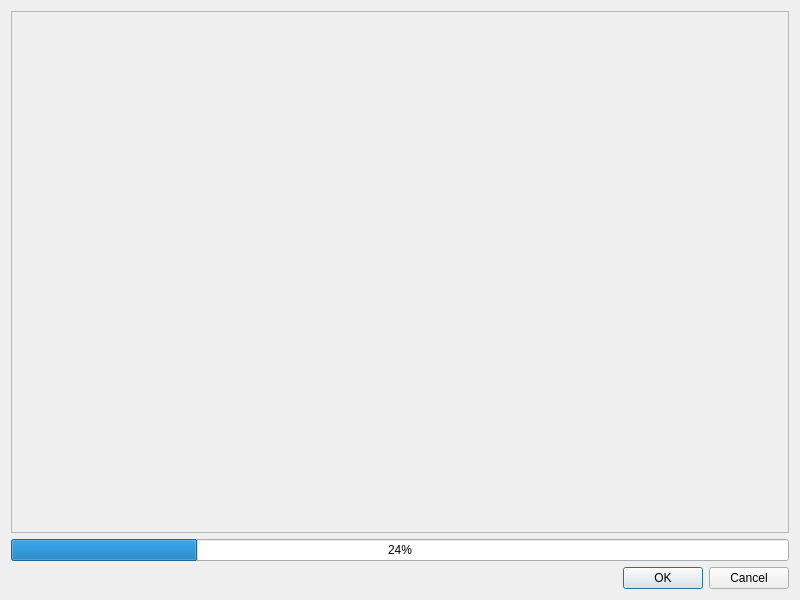
<?xml version="1.0" encoding="UTF-8"?>
<ui version="4.0">
 <class>GCodesWebViewDialog</class>
 <widget class="QDialog" name="GCodesWebViewDialog">
  <property name="geometry">
   <rect>
    <x>0</x>
    <y>0</y>
    <width>800</width>
    <height>600</height>
   </rect>
  </property>
  <property name="windowTitle">
   <string>Dialog</string>
  </property>
  <layout class="QGridLayout" name="gridLayout">
   <item row="0" column="0">
    <widget class="QFrame" name="frame">
     <property name="frameShape">
      <enum>QFrame::StyledPanel</enum>
     </property>
     <property name="frameShadow">
      <enum>QFrame::Raised</enum>
     </property>
    </widget>
   </item>
   <item row="2" column="0">
    <widget class="QDialogButtonBox" name="buttonBox">
     <property name="orientation">
      <enum>Qt::Horizontal</enum>
     </property>
     <property name="standardButtons">
      <set>QDialogButtonBox::Cancel|QDialogButtonBox::Ok</set>
     </property>
    </widget>
   </item>
   <item row="1" column="0">
    <widget class="QProgressBar" name="loadProgressBar">
     <property name="value">
      <number>24</number>
     </property>
    </widget>
   </item>
  </layout>
 </widget>
 <resources/>
 <connections>
  <connection>
   <sender>buttonBox</sender>
   <signal>accepted()</signal>
   <receiver>GCodesWebViewDialog</receiver>
   <slot>accept()</slot>
   <hints>
    <hint type="sourcelabel">
     <x>248</x>
     <y>254</y>
    </hint>
    <hint type="destinationlabel">
     <x>157</x>
     <y>274</y>
    </hint>
   </hints>
  </connection>
  <connection>
   <sender>buttonBox</sender>
   <signal>rejected()</signal>
   <receiver>GCodesWebViewDialog</receiver>
   <slot>reject()</slot>
   <hints>
    <hint type="sourcelabel">
     <x>316</x>
     <y>260</y>
    </hint>
    <hint type="destinationlabel">
     <x>286</x>
     <y>274</y>
    </hint>
   </hints>
  </connection>
 </connections>
</ui>
